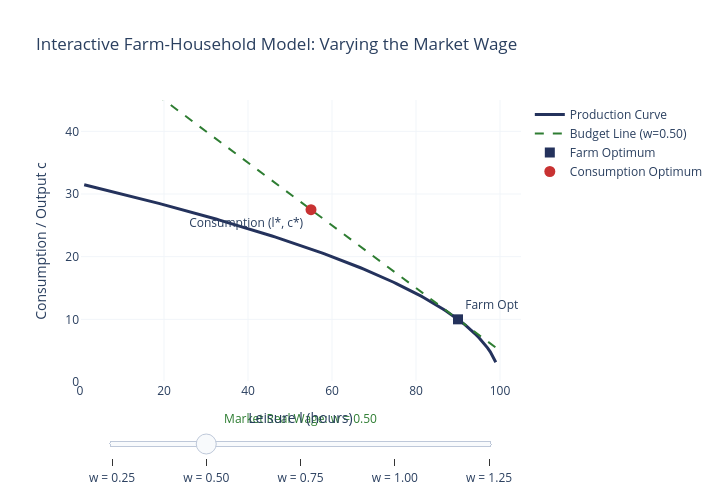

The code cell stored with this chart in its notebook:
### Markdown cell above
---

## 5. Part 4: Interactive Simulation & Comparative Statics

Use the interactive Plotly widget below to explore how changes in the **Market Wage ($w$)** affect farm labor demand, full income, and the household's labor market regime.

### Code cell
import plotly.graph_objects as go
import numpy as np

w_vals = [0.25, 0.50, 0.75, 1.00, 1.25]
Lbar = 100.0
Tbar_fixed = 10.0
alpha = 0.5
beta = 0.5
A = 1.0

def make_plotly_traces(w):
    res = solve_farm_household(w, Tbar=Tbar_fixed, Lbar=Lbar, alpha=alpha, beta=beta, A=A)
    l_g = np.linspace(1, 99, 150)
    L_g = Lbar - l_g
    c_p = A * (Tbar_fixed**(1 - alpha)) * (L_g**alpha)
    c_b = res['Y_full'] - w * l_g
    
    # Production curve
    t_prod = go.Scatter(x=l_g, y=c_p, mode='lines', name='Production Curve', line=dict(color='#24325c', width=3))
    # Budget line
    t_bud = go.Scatter(x=l_g, y=c_b, mode='lines', name=f'Budget Line (w={w:.2f})', line=dict(color='#2e7d32', width=2, dash='dash'))
    # Farm production point
    t_fpt = go.Scatter(x=[Lbar - res['L_opt']], y=[res['Q_opt']], mode='markers+text', text=['Farm Opt (L*)'],
                       textposition='top right', marker=dict(size=10, color='#24325c', symbol='square'), name='Farm Optimum')
    # Household consumption point
    t_cpt = go.Scatter(x=[res['l_opt']], y=[res['c_opt']], mode='markers+text', text=['Consumption (l*, c*)'],
                       textposition='bottom left', marker=dict(size=11, color='#c83232'), name='Consumption Optimum')
    return [t_prod, t_bud, t_fpt, t_cpt]

fig_interactive = go.Figure(data=make_plotly_traces(0.50))

frames = [
    go.Frame(data=make_plotly_traces(w), name=f'{w:.2f}')
    for w in w_vals
]
fig_interactive.frames = frames

steps = [
    dict(method='animate', args=[[f'{w:.2f}'], dict(mode='immediate', frame=dict(duration=150, redraw=True))], label=f'w = {w:.2f}')
    for w in w_vals
]

sliders = [dict(
    active=1,
    currentvalue=dict(prefix='Market Real Wage: ', visible=True, xanchor='center', font=dict(size=12, color='#2e7d32')),
    pad=dict(t=25, b=5), len=0.9, x=0.05, steps=steps
)]

fig_interactive.update_layout(
    title='Interactive Farm-Household Model: Varying the Market Wage',
    xaxis=dict(title='Leisure l (hours)', range=[0, 105], showgrid=True, gridcolor='#f1f5f9'),
    yaxis=dict(title='Consumption / Output c', range=[0, 45], showgrid=True, gridcolor='#f1f5f9'),
    height=500, width=720,
    sliders=sliders,
    paper_bgcolor='rgba(0,0,0,0)',
    plot_bgcolor='rgba(0,0,0,0)'
)
fig_interactive

### Figure 1 — Plotly figure (JSON) as saved in the notebook; plotly's stock layout.template omitted (floating-point values rounded to 4 significant figures; data arrays with more than 128 entries replaced by an {"elided": "..."} marker saying what was removed)
{"data": [{"line": {"color": "#24325c", "width": 3}, "mode": "lines", "name": "Production Curve", "type": "scatter", "x": {"elided": "150 float values"}, "y": {"elided": "150 float values"}}, {"line": {"color": "#2e7d32", "dash": "dash", "width": 2}, "mode": "lines", "name": "Budget Line (w=0.50)", "type": "scatter", "x": {"elided": "150 float values"}, "y": {"elided": "150 float values"}}, {"marker": {"color": "#24325c", "size": 10, "symbol": "square"}, "mode": "markers+text", "name": "Farm Optimum", "text": ["Farm Opt (L*)"], "textposition": "top right", "type": "scatter", "x": [90.0], "y": [10.0]}, {"marker": {"color": "#c83232", "size": 11}, "mode": "markers+text", "name": "Consumption Optimum", "text": ["Consumption (l*, c*)"], "textposition": "bottom left", "type": "scatter", "x": [55.0], "y": [27.5]}], "layout": {"height": 500, "paper_bgcolor": "rgba(0,0,0,0)", "plot_bgcolor": "rgba(0,0,0,0)", "sliders": [{"active": 1, "currentvalue": {"font": {"color": "#2e7d32", "size": 12}, "prefix": "Market Real Wage: ", "visible": true, "xanchor": "center"}, "len": 0.9, "pad": {"b": 5, "t": 25}, "steps": [{"args": [["0.25"], {"frame": {"duration": 150, "redraw": true}, "mode": "immediate"}], "label": "w = 0.25", "method": "animate"}, {"args": [["0.50"], {"frame": {"duration": 150, "redraw": true}, "mode": "immediate"}], "label": "w = 0.50", "method": "animate"}, {"args": [["0.75"], {"frame": {"duration": 150, "redraw": true}, "mode": "immediate"}], "label": "w = 0.75", "method": "animate"}, {"args": [["1.00"], {"frame": {"duration": 150, "redraw": true}, "mode": "immediate"}], "label": "w = 1.00", "method": "animate"}, {"args": [["1.25"], {"frame": {"duration": 150, "redraw": true}, "mode": "immediate"}], "label": "w = 1.25", "method": "animate"}], "x": 0.05}], "title": {"text": "Interactive Farm-Household Model: Varying the Market Wage"}, "width": 720, "xaxis": {"gridcolor": "#f1f5f9", "range": [0, 105], "showgrid": true, "title": {"text": "Leisure l (hours)"}}, "yaxis": {"gridcolor": "#f1f5f9", "range": [0, 45], "showgrid": true, "title": {"text": "Consumption / Output c"}}}}
